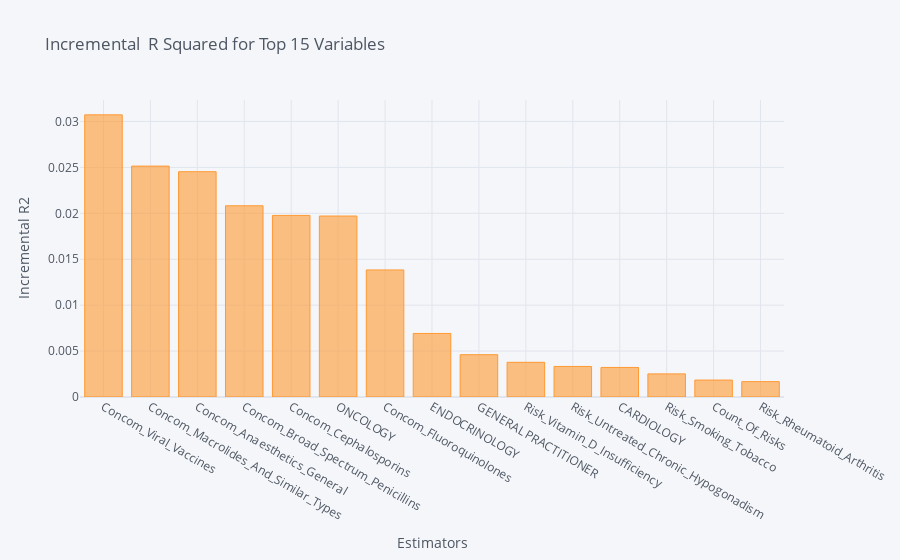
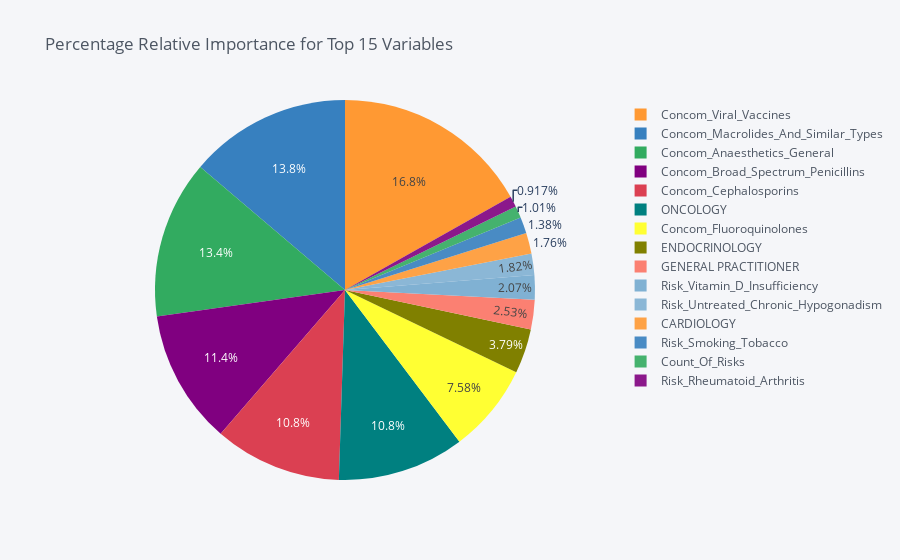

Source (notebook cell) for these figures, in order:
### Code cell
plt.show(dominance_regression.plot_incremental_rsquare())

### Figure 1 — Plotly figure (JSON) as saved in the notebook; plotly's stock layout.template omitted (floating-point values rounded to 4 significant figures)
{"data": [{"name": "incremental_r2", "text": "", "y": [0.03072, 0.02514, 0.02453, 0.02082, 0.01977, 0.01971, 0.01384, 0.006921, 0.004607, 0.003777, 0.003327, 0.003218, 0.002518, 0.001843, 0.001673], "marker": {"color": "rgba(255, 153, 51, 0.6)", "line": {"color": "rgba(255, 153, 51, 1.0)", "width": 1}}, "x": ["Concom_Viral_Vaccines", "Concom_Macrolides_And_Similar_Types", "Concom_Anaesthetics_General", "Concom_Broad_Spectrum_Penicillins", "Concom_Cephalosporins", "ONCOLOGY", "Concom_Fluoroquinolones", "ENDOCRINOLOGY", "GENERAL PRACTITIONER", "Risk_Vitamin_D_Insufficiency", "Risk_Untreated_Chronic_Hypogonadism", "CARDIOLOGY", "Risk_Smoking_Tobacco", "Count_Of_Risks", "Risk_Rheumatoid_Arthritis"], "type": "bar", "orientation": "v"}], "layout": {"title": {"text": "Incremental  R Squared for Top 15 Variables ", "font": {"color": "#4D5663"}}, "paper_bgcolor": "#F5F6F9", "plot_bgcolor": "#F5F6F9", "yaxis": {"tickfont": {"color": "#4D5663"}, "zerolinecolor": "#E1E5ED", "title": {"text": "Incremental R2", "font": {"color": "#4D5663"}}, "gridcolor": "#E1E5ED", "showgrid": true}, "xaxis": {"tickfont": {"color": "#4D5663"}, "zerolinecolor": "#E1E5ED", "title": {"text": "Estimators", "font": {"color": "#4D5663"}}, "gridcolor": "#E1E5ED", "showgrid": true}, "legend": {"bgcolor": "#F5F6F9", "font": {"color": "#4D5663"}}}}

### Figure 2 — Plotly figure (JSON) as saved in the notebook; plotly's stock layout.template omitted (floating-point values rounded to 4 significant figures)
{"data": [{"marker": {"colors": ["rgba(255, 153, 51, 1.0)", "rgba(55, 128, 191, 1.0)", "rgba(50, 171, 96, 1.0)", "rgba(128, 0, 128, 1.0)", "rgba(219, 64, 82, 1.0)", "rgba(0, 128, 128, 1.0)", "rgba(255, 255, 51, 1.0)", "rgba(128, 128, 0, 1.0)", "rgba(251, 128, 114, 1.0)", "rgba(128, 177, 211, 1.0)", "rgba(128, 177, 211, 0.8999999999999999)", "rgba(255, 153, 51, 0.8999999999999999)", "rgba(55, 128, 191, 0.8999999999999999)", "rgba(50, 171, 96, 0.8999999999999999)", "rgba(128, 0, 128, 0.8999999999999999)"]}, "values": [16.84, 13.78, 13.45, 11.41, 10.84, 10.8, 7.585, 3.794, 2.526, 2.071, 1.824, 1.764, 1.38, 1.01, 0.9173], "labels": ["Concom_Viral_Vaccines", "Concom_Macrolides_And_Similar_Types", "Concom_Anaesthetics_General", "Concom_Broad_Spectrum_Penicillins", "Concom_Cephalosporins", "ONCOLOGY", "Concom_Fluoroquinolones", "ENDOCRINOLOGY", "GENERAL PRACTITIONER", "Risk_Vitamin_D_Insufficiency", "Risk_Untreated_Chronic_Hypogonadism", "CARDIOLOGY", "Risk_Smoking_Tobacco", "Count_Of_Risks", "Risk_Rheumatoid_Arthritis"], "type": "pie", "name": ""}], "layout": {"paper_bgcolor": "#F5F6F9", "plot_bgcolor": "#F5F6F9", "legend": {"bgcolor": "#F5F6F9", "font": {"color": "#4D5663"}}, "title": {"text": "Percentage Relative Importance for Top 15 Variables ", "font": {"color": "#4D5663"}}}}
